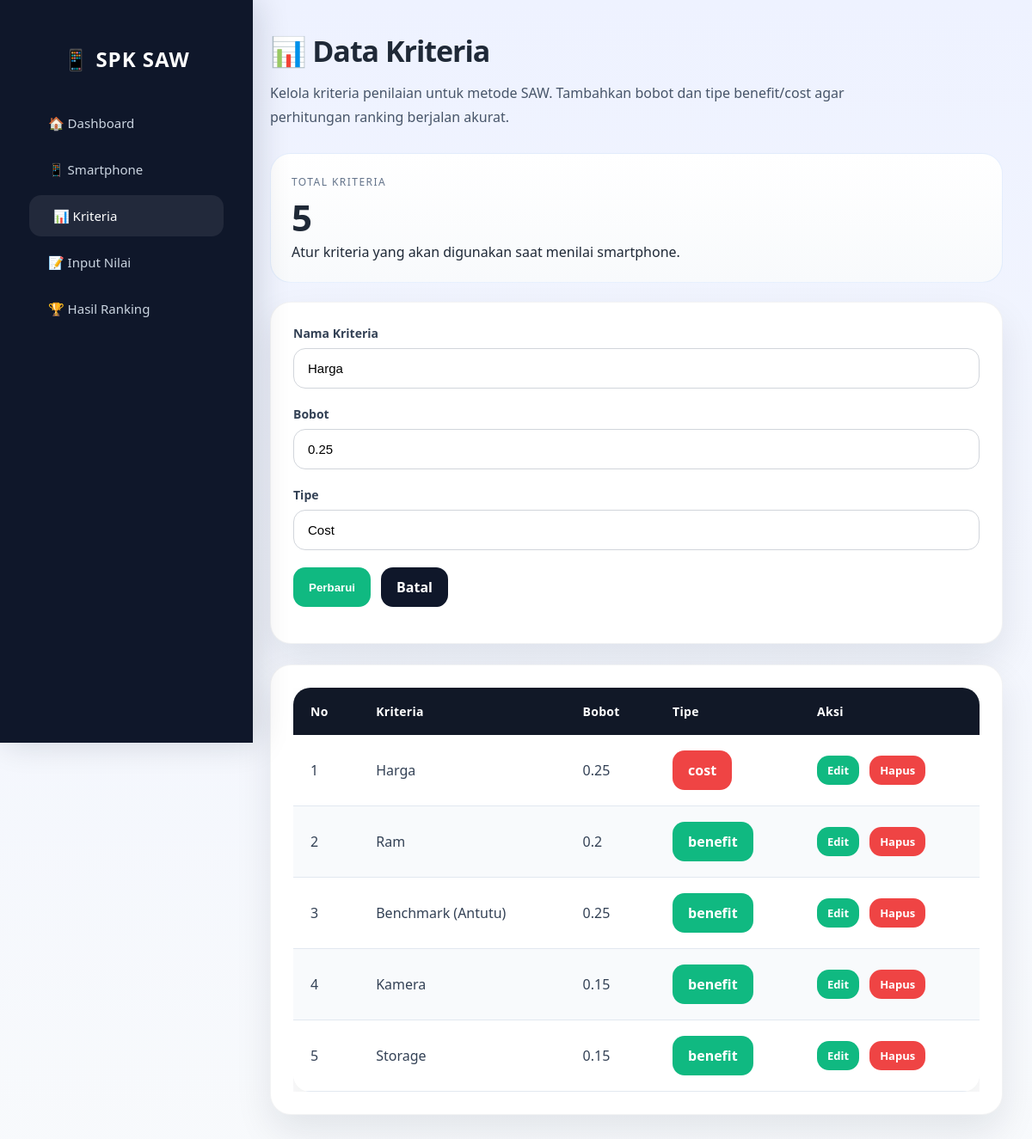
Screenshot of /halaman/kriteria.php?edit=1 with the database file from the repository.
### tables this page shows
CREATE TABLE `kriteria` (
  `id` int NOT NULL,
  `nama_kriteria` varchar(100) DEFAULT NULL,
  `bobot` float DEFAULT NULL,
  `tipe` enum('benefit','cost') NOT NULL
);

### halaman/kriteria.php (the view, shortened to what this page needs)
<?php
require_once __DIR__ . '/../config/koneksi.php';
$editing = false;
$editKriteria = null;
if (isset($_GET['edit'])) {
    $editId = intval($_GET['edit']);
    if ($editId > 0) {
        $result = mysqli_query($conn, "SELECT * FROM kriteria WHERE id = $editId LIMIT 1");
        if ($result && mysqli_num_rows($result) > 0) {
            $editing = true;
            $editKriteria = mysqli_fetch_assoc($result);
        }
    }
}
$countKriteria = mysqli_query($conn, "SELECT COUNT(*) as total FROM kriteria");
$kriteriaTotal = mysqli_fetch_assoc($countKriteria);
Require_once __DIR__ . '/../layout/sidebar.php';
?>
<div class="content">
    <div class="page-header">
        <div>
            <h2>📊 Data Kriteria</h2>
            <p class="subtitle">Kelola kriteria penilaian untuk metode SAW. Tambahkan bobot dan tipe benefit/cost agar perhitungan ranking berjalan akurat.</p>
        </div>
    </div>
    <div class="card-grid">
        <div class="stat-card">
            <p class="eyebrow">Total Kriteria</p>
            <h3><?= $kriteriaTotal['total'] ?></h3>
            <p>Atur kriteria yang akan digunakan saat menilai smartphone.</p>
        </div>
    </div>
    <div class="card">
        <form method="POST" class="form-box">
            <div class="form-group">
                <label for="nama">Nama Kriteria</label>
                <input id="nama" class="input-field" type="text" name="nama" placeholder="Contoh: Harga" value="<?= $editing ? htmlspecialchars($editKriteria['nama_kriteria'], ENT_QUOTES, 'UTF-8') : '' ?>">
            </div>
            <div class="form-group">
                <label for="bobot">Bobot</label>
                <input id="bobot" class="input-field" type="number" step="0.01" name="bobot" placeholder="Contoh: 0.25" value="<?= $editing ? htmlspecialchars($editKriteria['bobot'], ENT_QUOTES, 'UTF-8') : '' ?>">
            </div>
            <div class="form-group">
                <label for="tipe">Tipe</label>
                <select id="tipe" class="input-field" name="tipe" required>
                    <option value="cost" <?= $editing && $editKriteria['tipe'] === 'cost' ? 'selected' : '' ?>>Cost</option>
                </select>
            </div>
            <div class="action-buttons">
                <?php if ($editing && $editKriteria): ?>
                    <button class="btn btn-success" name="update">Perbarui</button>
                    <a href="kriteria.php" class="btn btn-dark">Batal</a>
                <?php else: ?>
                    <button class="btn btn-success" name="tambah">Tambah</button>
                <?php endif; ?>
            </div>
        </form>
    </div>
    <div class="card">
        <div class="table-responsive">
            <table>
                <thead>
                    <tr>
                        <th>No</th>
                        <th>Kriteria</th>
                        <th>Bobot</th>
                        <th>Tipe</th>
                        <th>Aksi</th>
                    </tr>
                </thead>
                <tbody>
                    <?php
                    $no = 1;
                    $data = mysqli_query($conn, "SELECT * FROM kriteria");
                    while ($d = mysqli_fetch_assoc($data)) {
                    ?>
                    <tr>
                        <td><?= $no++ ?></td>
                        <td><?= htmlspecialchars($d['nama_kriteria'], ENT_QUOTES, 'UTF-8') ?></td>
                        <td><?= htmlspecialchars($d['bobot'], ENT_QUOTES, 'UTF-8') ?></td>
                        <td>
                            <span class="btn <?= $d['tipe']=='benefit' ? 'btn-success' : 'btn-danger' ?>">
                                <?= htmlspecialchars($d['tipe'], ENT_QUOTES, 'UTF-8') ?>
                            </span>
                        </td>
                        <td>
                            <div class="action-buttons">
                                <a href="kriteria.php?edit=<?= $d['id'] ?>" class="btn btn-success btn-sm">Edit</a>
                                <a href="kriteria.php?delete=<?= $d['id'] ?>" class="btn btn-danger btn-sm" onclick="return confirm('Hapus kriteria <?= htmlspecialchars($d['nama_kriteria'], ENT_QUOTES, 'UTF-8') ?>?');">Hapus</a>
                            </div>
                        </td>
                    </tr>
                    <?php } ?>
                </tbody>
            </table>
        </div>
    </div>
</div>

### layout/sidebar.php (style rules this page uses)
.content { margin-left: 280px; padding: 36px 34px 60px; min-height: 100vh; }
.page-header { display: flex; justify-content: space-between; align-items: flex-start; gap: 20px; margin-bottom: 28px; flex-wrap: wrap; }
.page-header h2 { margin: 0; font-size: 34px; letter-spacing: -0.03em; }
.subtitle { margin: 12px 0 0; color: #475569; max-width: 720px; line-height: 1.75; }
.card { background: white; padding: 26px; border-radius: 24px; box-shadow: 0 20px 44px rgba(15, 23, 42, 0.09); margin-bottom: 24px; border: 1px solid rgba(15, 23, 42, 0.05); }
.card-grid { display: grid; grid-template-columns: repeat(auto-fit, minmax(230px, 1fr)); gap: 20px; margin-bottom: 22px; }
.stat-card { padding: 24px; border-radius: 24px; background: linear-gradient(180deg, #ffffff, #f8fafc); border: 1px solid rgba(59, 130, 246, 0.12); }
.stat-card h3 { font-size: 42px; line-height: 1; margin: 12px 0 8px; }
.stat-card p { margin: 0; }
.eyebrow { margin: 0 0 10px; text-transform: uppercase; letter-spacing: 0.12em; font-size: 12px; color: #64748b; }
.form-box { display: grid; gap: 20px; }
.form-group { display: grid; gap: 8px; }
.form-group label { font-size: 14px; font-weight: 700; color: #334155; }
.input-field, select { width: 100%; padding: 14px 16px; border-radius: 14px; border: 1px solid #d1d5db; font-size: 15px; background: white; transition: border-color 0.2s, box-shadow 0.2s; }
select { appearance: none; }
.btn { padding: 12px 18px; border: none; border-radius: 14px; cursor: pointer; text-decoration: none; display: inline-flex; align-items: center; justify-content: center; font-weight: 700; transition: transform 0.15s ease, box-shadow 0.15s ease, background 0.15s ease; }
.btn-sm { padding: 8px 12px; font-size: 13px; }
.action-buttons { display: flex; flex-wrap: wrap; gap: 12px; justify-content: flex-start; }
.btn-success { background: #10b981; color: white; }
.btn-danger { background: #ef4444; color: white; }
.btn-dark { background: #0f172a; color: white; }
.table-responsive { overflow-x: auto; }
table { width: 100%; min-width: 560px; border-collapse: collapse; border-radius: 20px; overflow: hidden; box-shadow: 0 20px 40px rgba(15, 23, 42, 0.08); }
th, td { padding: 18px 20px; text-align: left; }
th { background: #111827; color: white; font-size: 14px; letter-spacing: 0.02em; }
td { background: white; color: #334155; border-bottom: 1px solid #e2e8f0; }
tbody tr:nth-child(even) td { background: #f8fafc; }

### rows the page displays
kriteria: nama "Harga", bobot "0.25", tipe "Cost", nama_kriteria "Harga", tipe "cost"
kriteria: nama_kriteria "Ram", bobot "0.2", tipe "benefit"
kriteria: nama_kriteria "Benchmark (Antutu)", bobot "0.25", tipe "benefit"
kriteria: nama_kriteria "Kamera", bobot "0.15", tipe "benefit"
kriteria: nama_kriteria "Storage", bobot "0.15", tipe "benefit"

### other values shown
$kriteriaTotal['total'] "5"
